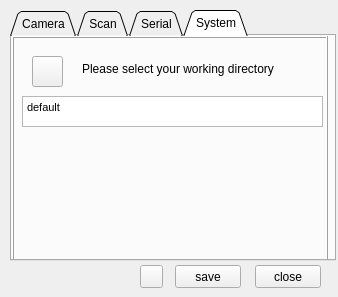
<?xml version="1.0" encoding="UTF-8"?>
<ui version="4.0">
 <class>optwndw</class>
 <widget class="QWidget" name="optwndw">
  <property name="windowModality">
   <enum>Qt::WindowModal</enum>
  </property>
  <property name="geometry">
   <rect>
    <x>0</x>
    <y>0</y>
    <width>338</width>
    <height>297</height>
   </rect>
  </property>
  <property name="windowTitle">
   <string>Options ▲Δ</string>
  </property>
  <widget class="QPushButton" name="closeButton">
   <property name="geometry">
    <rect>
     <x>255</x>
     <y>265</y>
     <width>66</width>
     <height>23</height>
    </rect>
   </property>
   <property name="text">
    <string>close</string>
   </property>
   <property name="icon">
    <iconset resource="../resources/resources.qrc">
     <normaloff>:/48x48/png/48x48/Run.png</normaloff>:/48x48/png/48x48/Run.png</iconset>
   </property>
  </widget>
  <widget class="QPushButton" name="saveButton">
   <property name="geometry">
    <rect>
     <x>175</x>
     <y>265</y>
     <width>66</width>
     <height>23</height>
    </rect>
   </property>
   <property name="text">
    <string>save</string>
   </property>
   <property name="icon">
    <iconset resource="../resources/resources.qrc">
     <normaloff>:/48x48/png/48x48/Save.png</normaloff>:/48x48/png/48x48/Save.png</iconset>
   </property>
  </widget>
  <widget class="QTabWidget" name="tabWidget">
   <property name="geometry">
    <rect>
     <x>10</x>
     <y>10</y>
     <width>326</width>
     <height>251</height>
    </rect>
   </property>
   <property name="tabPosition">
    <enum>QTabWidget::North</enum>
   </property>
   <property name="tabShape">
    <enum>QTabWidget::Triangular</enum>
   </property>
   <property name="currentIndex">
    <number>3</number>
   </property>
   <widget class="QWidget" name="tab">
    <attribute name="title">
     <string>Camera</string>
    </attribute>
    <widget class="QFrame" name="frame">
     <property name="geometry">
      <rect>
       <x>0</x>
       <y>0</y>
       <width>321</width>
       <height>181</height>
      </rect>
     </property>
     <property name="frameShape">
      <enum>QFrame::Box</enum>
     </property>
     <property name="frameShadow">
      <enum>QFrame::Raised</enum>
     </property>
     <property name="midLineWidth">
      <number>0</number>
     </property>
     <widget class="QSlider" name="cambright_sdr">
      <property name="geometry">
       <rect>
        <x>20</x>
        <y>65</y>
        <width>281</width>
        <height>19</height>
       </rect>
      </property>
      <property name="toolTip">
       <string>webcam brightness</string>
      </property>
      <property name="maximum">
       <number>255</number>
      </property>
      <property name="orientation">
       <enum>Qt::Horizontal</enum>
      </property>
      <property name="tickPosition">
       <enum>QSlider::TicksAbove</enum>
      </property>
      <property name="tickInterval">
       <number>25</number>
      </property>
     </widget>
     <widget class="QLabel" name="label_2">
      <property name="geometry">
       <rect>
        <x>20</x>
        <y>45</y>
        <width>131</width>
        <height>16</height>
       </rect>
      </property>
      <property name="text">
       <string>Webcam Brightness</string>
      </property>
     </widget>
     <widget class="QLabel" name="label">
      <property name="geometry">
       <rect>
        <x>20</x>
        <y>15</y>
        <width>126</width>
        <height>16</height>
       </rect>
      </property>
      <property name="text">
       <string>Minimum pixel brightness</string>
      </property>
     </widget>
     <widget class="QSlider" name="pixbright_sdr">
      <property name="geometry">
       <rect>
        <x>20</x>
        <y>30</y>
        <width>281</width>
        <height>19</height>
       </rect>
      </property>
      <property name="toolTip">
       <string>how bright a pixel must be at minimum to be detected</string>
      </property>
      <property name="minimum">
       <number>10</number>
      </property>
      <property name="maximum">
       <number>255</number>
      </property>
      <property name="orientation">
       <enum>Qt::Horizontal</enum>
      </property>
      <property name="tickPosition">
       <enum>QSlider::TicksAbove</enum>
      </property>
      <property name="tickInterval">
       <number>25</number>
      </property>
     </widget>
     <widget class="QLabel" name="pixbright_lbl">
      <property name="geometry">
       <rect>
        <x>165</x>
        <y>10</y>
        <width>41</width>
        <height>21</height>
       </rect>
      </property>
      <property name="text">
       <string>0</string>
      </property>
     </widget>
     <widget class="QLabel" name="cambright_lbl">
      <property name="geometry">
       <rect>
        <x>165</x>
        <y>45</y>
        <width>41</width>
        <height>21</height>
       </rect>
      </property>
      <property name="text">
       <string>0</string>
      </property>
     </widget>
     <widget class="QSlider" name="exposure_sdr">
      <property name="geometry">
       <rect>
        <x>20</x>
        <y>100</y>
        <width>281</width>
        <height>19</height>
       </rect>
      </property>
      <property name="minimum">
       <number>0</number>
      </property>
      <property name="maximum">
       <number>5</number>
      </property>
      <property name="singleStep">
       <number>1</number>
      </property>
      <property name="pageStep">
       <number>1</number>
      </property>
      <property name="sliderPosition">
       <number>0</number>
      </property>
      <property name="orientation">
       <enum>Qt::Horizontal</enum>
      </property>
      <property name="invertedAppearance">
       <bool>false</bool>
      </property>
      <property name="invertedControls">
       <bool>false</bool>
      </property>
      <property name="tickPosition">
       <enum>QSlider::TicksAbove</enum>
      </property>
      <property name="tickInterval">
       <number>1</number>
      </property>
     </widget>
     <widget class="QLabel" name="exposure_lbl">
      <property name="geometry">
       <rect>
        <x>165</x>
        <y>80</y>
        <width>41</width>
        <height>21</height>
       </rect>
      </property>
      <property name="text">
       <string>0</string>
      </property>
     </widget>
     <widget class="QLabel" name="label_7">
      <property name="geometry">
       <rect>
        <x>20</x>
        <y>80</y>
        <width>131</width>
        <height>16</height>
       </rect>
      </property>
      <property name="text">
       <string>Webcam Exposure</string>
      </property>
     </widget>
     <widget class="QLabel" name="gain_lbl">
      <property name="geometry">
       <rect>
        <x>165</x>
        <y>120</y>
        <width>41</width>
        <height>21</height>
       </rect>
      </property>
      <property name="text">
       <string>0</string>
      </property>
     </widget>
     <widget class="QSlider" name="gain_sdr">
      <property name="geometry">
       <rect>
        <x>20</x>
        <y>140</y>
        <width>281</width>
        <height>19</height>
       </rect>
      </property>
      <property name="minimum">
       <number>0</number>
      </property>
      <property name="maximum">
       <number>5000</number>
      </property>
      <property name="pageStep">
       <number>1</number>
      </property>
      <property name="sliderPosition">
       <number>0</number>
      </property>
      <property name="orientation">
       <enum>Qt::Horizontal</enum>
      </property>
      <property name="invertedAppearance">
       <bool>false</bool>
      </property>
      <property name="invertedControls">
       <bool>false</bool>
      </property>
      <property name="tickPosition">
       <enum>QSlider::TicksAbove</enum>
      </property>
      <property name="tickInterval">
       <number>25</number>
      </property>
     </widget>
     <widget class="QLabel" name="label_12">
      <property name="geometry">
       <rect>
        <x>20</x>
        <y>120</y>
        <width>131</width>
        <height>16</height>
       </rect>
      </property>
      <property name="text">
       <string>Webcam Gain</string>
      </property>
     </widget>
    </widget>
    <widget class="QComboBox" name="resoBox">
     <property name="geometry">
      <rect>
       <x>205</x>
       <y>205</y>
       <width>101</width>
       <height>22</height>
      </rect>
     </property>
     <property name="currentIndex">
      <number>-1</number>
     </property>
    </widget>
    <widget class="QLabel" name="label_4">
     <property name="geometry">
      <rect>
       <x>205</x>
       <y>185</y>
       <width>61</width>
       <height>16</height>
      </rect>
     </property>
     <property name="text">
      <string>Resolution</string>
     </property>
    </widget>
   </widget>
   <widget class="QWidget" name="tab_2">
    <attribute name="title">
     <string>Scan</string>
    </attribute>
    <widget class="QFrame" name="frame_2">
     <property name="geometry">
      <rect>
       <x>0</x>
       <y>0</y>
       <width>316</width>
       <height>231</height>
      </rect>
     </property>
     <property name="frameShape">
      <enum>QFrame::Box</enum>
     </property>
     <property name="frameShadow">
      <enum>QFrame::Raised</enum>
     </property>
     <property name="lineWidth">
      <number>1</number>
     </property>
     <property name="midLineWidth">
      <number>0</number>
     </property>
     <widget class="QLabel" name="scanrev_lbl">
      <property name="geometry">
       <rect>
        <x>25</x>
        <y>5</y>
        <width>131</width>
        <height>16</height>
       </rect>
      </property>
      <property name="text">
       <string>scans/rev</string>
      </property>
     </widget>
     <widget class="QSlider" name="scansrev_sdr">
      <property name="geometry">
       <rect>
        <x>15</x>
        <y>25</y>
        <width>286</width>
        <height>19</height>
       </rect>
      </property>
      <property name="toolTip">
       <string>how many scans per revolution should we take?</string>
      </property>
      <property name="minimum">
       <number>100</number>
      </property>
      <property name="maximum">
       <number>400</number>
      </property>
      <property name="singleStep">
       <number>100</number>
      </property>
      <property name="pageStep">
       <number>100</number>
      </property>
      <property name="sliderPosition">
       <number>100</number>
      </property>
      <property name="tracking">
       <bool>true</bool>
      </property>
      <property name="orientation">
       <enum>Qt::Horizontal</enum>
      </property>
      <property name="invertedAppearance">
       <bool>false</bool>
      </property>
      <property name="invertedControls">
       <bool>false</bool>
      </property>
      <property name="tickPosition">
       <enum>QSlider::TicksAbove</enum>
      </property>
      <property name="tickInterval">
       <number>100</number>
      </property>
     </widget>
     <widget class="QLabel" name="steps_lbl">
      <property name="geometry">
       <rect>
        <x>85</x>
        <y>5</y>
        <width>41</width>
        <height>21</height>
       </rect>
      </property>
      <property name="text">
       <string>0</string>
      </property>
     </widget>
     <widget class="QSlider" name="stepdelay_sdr">
      <property name="geometry">
       <rect>
        <x>15</x>
        <y>65</y>
        <width>286</width>
        <height>19</height>
       </rect>
      </property>
      <property name="toolTip">
       <string>this is the delay between each step; make it as low as possible to increase scan speed, 
but only as high as there are no scan errors because the cam needs time to settle</string>
      </property>
      <property name="minimum">
       <number>100</number>
      </property>
      <property name="maximum">
       <number>1200</number>
      </property>
      <property name="singleStep">
       <number>10</number>
      </property>
      <property name="pageStep">
       <number>50</number>
      </property>
      <property name="value">
       <number>200</number>
      </property>
      <property name="sliderPosition">
       <number>200</number>
      </property>
      <property name="tracking">
       <bool>true</bool>
      </property>
      <property name="orientation">
       <enum>Qt::Horizontal</enum>
      </property>
      <property name="invertedAppearance">
       <bool>false</bool>
      </property>
      <property name="invertedControls">
       <bool>false</bool>
      </property>
      <property name="tickPosition">
       <enum>QSlider::TicksAbove</enum>
      </property>
      <property name="tickInterval">
       <number>100</number>
      </property>
     </widget>
     <widget class="QLabel" name="stepdelay_lbl">
      <property name="geometry">
       <rect>
        <x>25</x>
        <y>45</y>
        <width>131</width>
        <height>16</height>
       </rect>
      </property>
      <property name="text">
       <string>stepdelay                    ms</string>
      </property>
     </widget>
     <widget class="QLabel" name="delay_lbl">
      <property name="geometry">
       <rect>
        <x>85</x>
        <y>45</y>
        <width>41</width>
        <height>21</height>
       </rect>
      </property>
      <property name="text">
       <string>0</string>
      </property>
     </widget>
     <widget class="QFrame" name="frame_3">
      <property name="geometry">
       <rect>
        <x>130</x>
        <y>150</y>
        <width>181</width>
        <height>76</height>
       </rect>
      </property>
      <property name="autoFillBackground">
       <bool>false</bool>
      </property>
      <property name="frameShape">
       <enum>QFrame::Box</enum>
      </property>
      <property name="frameShadow">
       <enum>QFrame::Raised</enum>
      </property>
      <property name="midLineWidth">
       <number>0</number>
      </property>
      <widget class="QSpinBox" name="dspinBox">
       <property name="geometry">
        <rect>
         <x>66</x>
         <y>50</y>
         <width>51</width>
         <height>22</height>
        </rect>
       </property>
       <property name="toolTip">
        <string>lower border of scan area</string>
       </property>
       <property name="maximum">
        <number>100</number>
       </property>
       <property name="singleStep">
        <number>2</number>
       </property>
       <property name="value">
        <number>0</number>
       </property>
      </widget>
      <widget class="QSpinBox" name="rspinBox">
       <property name="geometry">
        <rect>
         <x>125</x>
         <y>25</y>
         <width>51</width>
         <height>22</height>
        </rect>
       </property>
       <property name="toolTip">
        <string>right border of scan area</string>
       </property>
       <property name="maximum">
        <number>100</number>
       </property>
       <property name="singleStep">
        <number>2</number>
       </property>
       <property name="value">
        <number>0</number>
       </property>
      </widget>
      <widget class="QSpinBox" name="lspinBox">
       <property name="geometry">
        <rect>
         <x>5</x>
         <y>25</y>
         <width>51</width>
         <height>22</height>
        </rect>
       </property>
       <property name="toolTip">
        <string>left border of scan area</string>
       </property>
       <property name="maximum">
        <number>100</number>
       </property>
       <property name="singleStep">
        <number>2</number>
       </property>
       <property name="value">
        <number>0</number>
       </property>
      </widget>
      <widget class="QSpinBox" name="uspinBox">
       <property name="geometry">
        <rect>
         <x>66</x>
         <y>5</y>
         <width>51</width>
         <height>22</height>
        </rect>
       </property>
       <property name="toolTip">
        <string>upper border of scan area</string>
       </property>
       <property name="frame">
        <bool>true</bool>
       </property>
       <property name="maximum">
        <number>100</number>
       </property>
       <property name="singleStep">
        <number>2</number>
       </property>
       <property name="value">
        <number>0</number>
       </property>
      </widget>
      <widget class="QLabel" name="label_5">
       <property name="geometry">
        <rect>
         <x>55</x>
         <y>25</y>
         <width>61</width>
         <height>20</height>
        </rect>
       </property>
       <property name="text">
        <string>Borders</string>
       </property>
       <property name="alignment">
        <set>Qt::AlignCenter</set>
       </property>
      </widget>
      <zorder>label_5</zorder>
      <zorder>dspinBox</zorder>
      <zorder>rspinBox</zorder>
      <zorder>lspinBox</zorder>
      <zorder>uspinBox</zorder>
     </widget>
     <widget class="QFrame" name="frame_6">
      <property name="geometry">
       <rect>
        <x>5</x>
        <y>90</y>
        <width>306</width>
        <height>61</height>
       </rect>
      </property>
      <property name="frameShape">
       <enum>QFrame::Box</enum>
      </property>
      <property name="frameShadow">
       <enum>QFrame::Raised</enum>
      </property>
      <widget class="QLabel" name="label_11">
       <property name="geometry">
        <rect>
         <x>205</x>
         <y>5</y>
         <width>101</width>
         <height>16</height>
        </rect>
       </property>
       <property name="text">
        <string>[°]Cam&gt;turntable</string>
       </property>
      </widget>
      <widget class="QDoubleSpinBox" name="r_angleBox">
       <property name="geometry">
        <rect>
         <x>115</x>
         <y>30</y>
         <width>62</width>
         <height>22</height>
        </rect>
       </property>
       <property name="toolTip">
        <string>this is the angle between the webcam and the right laser. (positive value)</string>
       </property>
       <property name="decimals">
        <number>2</number>
       </property>
       <property name="maximum">
        <double>90.000000000000000</double>
       </property>
       <property name="singleStep">
        <double>0.500000000000000</double>
       </property>
      </widget>
      <widget class="QDoubleSpinBox" name="cam_angleBox">
       <property name="geometry">
        <rect>
         <x>215</x>
         <y>30</y>
         <width>62</width>
         <height>22</height>
        </rect>
       </property>
       <property name="toolTip">
        <string>this is the angle between the webcam and the turntable. (positive value)</string>
       </property>
       <property name="maximum">
        <double>90.000000000000000</double>
       </property>
       <property name="singleStep">
        <double>0.500000000000000</double>
       </property>
      </widget>
      <widget class="QLabel" name="label_6">
       <property name="geometry">
        <rect>
         <x>105</x>
         <y>5</y>
         <width>96</width>
         <height>16</height>
        </rect>
       </property>
       <property name="text">
        <string>[°]Cam&gt;right laser</string>
       </property>
      </widget>
      <widget class="QLabel" name="label_10">
       <property name="geometry">
        <rect>
         <x>10</x>
         <y>5</y>
         <width>96</width>
         <height>16</height>
        </rect>
       </property>
       <property name="text">
        <string>[°]Cam&gt;left laser</string>
       </property>
      </widget>
      <widget class="QDoubleSpinBox" name="l_angleBox">
       <property name="geometry">
        <rect>
         <x>20</x>
         <y>30</y>
         <width>62</width>
         <height>22</height>
        </rect>
       </property>
       <property name="toolTip">
        <string>this is the angle between the webcam and the left laser. (positive value)</string>
       </property>
       <property name="decimals">
        <number>2</number>
       </property>
       <property name="maximum">
        <double>90.000000000000000</double>
       </property>
       <property name="singleStep">
        <double>0.500000000000000</double>
       </property>
      </widget>
     </widget>
    </widget>
   </widget>
   <widget class="QWidget" name="tab_3">
    <attribute name="title">
     <string>Serial</string>
    </attribute>
    <widget class="QFrame" name="frame_4">
     <property name="geometry">
      <rect>
       <x>0</x>
       <y>0</y>
       <width>316</width>
       <height>231</height>
      </rect>
     </property>
     <property name="frameShape">
      <enum>QFrame::Box</enum>
     </property>
     <property name="frameShadow">
      <enum>QFrame::Raised</enum>
     </property>
     <widget class="QFrame" name="frame_7">
      <property name="geometry">
       <rect>
        <x>155</x>
        <y>20</y>
        <width>156</width>
        <height>61</height>
       </rect>
      </property>
      <property name="frameShape">
       <enum>QFrame::Box</enum>
      </property>
      <property name="frameShadow">
       <enum>QFrame::Raised</enum>
      </property>
      <widget class="QPushButton" name="connectBtn">
       <property name="geometry">
        <rect>
         <x>80</x>
         <y>35</y>
         <width>71</width>
         <height>23</height>
        </rect>
       </property>
       <property name="toolTip">
        <string>connect</string>
       </property>
       <property name="text">
        <string>Connect</string>
       </property>
       <property name="icon">
        <iconset>
         <normaloff>:/myres/png/48x48/OK.png</normaloff>:/myres/png/48x48/OK.png</iconset>
       </property>
      </widget>
      <widget class="QCheckBox" name="connectBox">
       <property name="geometry">
        <rect>
         <x>15</x>
         <y>5</y>
         <width>91</width>
         <height>17</height>
        </rect>
       </property>
       <property name="toolTip">
        <string>connect the comport at startup?</string>
       </property>
       <property name="text">
        <string>Auto Connect</string>
       </property>
      </widget>
     </widget>
     <widget class="QFrame" name="frame_8">
      <property name="geometry">
       <rect>
        <x>5</x>
        <y>20</y>
        <width>146</width>
        <height>61</height>
       </rect>
      </property>
      <property name="frameShape">
       <enum>QFrame::Box</enum>
      </property>
      <property name="frameShadow">
       <enum>QFrame::Raised</enum>
      </property>
      <widget class="QLabel" name="label_9">
       <property name="geometry">
        <rect>
         <x>0</x>
         <y>35</y>
         <width>61</width>
         <height>16</height>
        </rect>
       </property>
       <property name="frameShape">
        <enum>QFrame::NoFrame</enum>
       </property>
       <property name="text">
        <string>Baud</string>
       </property>
       <property name="textFormat">
        <enum>Qt::AutoText</enum>
       </property>
       <property name="alignment">
        <set>Qt::AlignCenter</set>
       </property>
       <property name="textInteractionFlags">
        <set>Qt::NoTextInteraction</set>
       </property>
      </widget>
      <widget class="QComboBox" name="comBox">
       <property name="geometry">
        <rect>
         <x>65</x>
         <y>5</y>
         <width>71</width>
         <height>21</height>
        </rect>
       </property>
       <property name="toolTip">
        <string>comports are scanned when you open the program; 
if you changed the ports etc. you need a restart of the program to refresh the list.</string>
       </property>
      </widget>
      <widget class="QComboBox" name="baudBox">
       <property name="geometry">
        <rect>
         <x>65</x>
         <y>35</y>
         <width>71</width>
         <height>21</height>
        </rect>
       </property>
      </widget>
      <widget class="QLabel" name="label_8">
       <property name="geometry">
        <rect>
         <x>0</x>
         <y>5</y>
         <width>61</width>
         <height>16</height>
        </rect>
       </property>
       <property name="frameShape">
        <enum>QFrame::NoFrame</enum>
       </property>
       <property name="text">
        <string>Com Port</string>
       </property>
       <property name="textFormat">
        <enum>Qt::AutoText</enum>
       </property>
       <property name="alignment">
        <set>Qt::AlignCenter</set>
       </property>
       <property name="textInteractionFlags">
        <set>Qt::NoTextInteraction</set>
       </property>
      </widget>
     </widget>
    </widget>
   </widget>
   <widget class="QWidget" name="tab_4">
    <attribute name="title">
     <string>System</string>
    </attribute>
    <widget class="QFrame" name="frame_5">
     <property name="geometry">
      <rect>
       <x>0</x>
       <y>0</y>
       <width>316</width>
       <height>231</height>
      </rect>
     </property>
     <property name="frameShape">
      <enum>QFrame::Box</enum>
     </property>
     <property name="frameShadow">
      <enum>QFrame::Raised</enum>
     </property>
     <widget class="QPushButton" name="selectfileButton">
      <property name="geometry">
       <rect>
        <x>20</x>
        <y>20</y>
        <width>31</width>
        <height>31</height>
       </rect>
      </property>
      <property name="text">
       <string/>
      </property>
      <property name="icon">
       <iconset resource="../resources/resources.qrc">
        <normaloff>:/48x48/png/48x48/View.png</normaloff>:/48x48/png/48x48/View.png</iconset>
      </property>
      <property name="iconSize">
       <size>
        <width>24</width>
        <height>24</height>
       </size>
      </property>
     </widget>
     <widget class="QTextEdit" name="folderlabel">
      <property name="geometry">
       <rect>
        <x>10</x>
        <y>60</y>
        <width>301</width>
        <height>31</height>
       </rect>
      </property>
      <property name="font">
       <font>
        <pointsize>7</pointsize>
       </font>
      </property>
      <property name="html">
       <string>&lt;!DOCTYPE HTML PUBLIC &quot;-//W3C//DTD HTML 4.0//EN&quot; &quot;http://www.w3.org/TR/REC-html40/strict.dtd&quot;&gt;
&lt;html&gt;&lt;head&gt;&lt;meta name=&quot;qrichtext&quot; content=&quot;1&quot; /&gt;&lt;style type=&quot;text/css&quot;&gt;
p, li { white-space: pre-wrap; }
&lt;/style&gt;&lt;/head&gt;&lt;body style=&quot; font-family:'MS Shell Dlg 2'; font-size:7pt; font-weight:400; font-style:normal;&quot;&gt;
&lt;p style=&quot; margin-top:0px; margin-bottom:0px; margin-left:0px; margin-right:0px; -qt-block-indent:0; text-indent:0px;&quot;&gt;&lt;span style=&quot; font-size:8pt;&quot;&gt;default&lt;/span&gt;&lt;/p&gt;&lt;/body&gt;&lt;/html&gt;</string>
      </property>
     </widget>
     <widget class="QLabel" name="label_3">
      <property name="geometry">
       <rect>
        <x>70</x>
        <y>25</y>
        <width>211</width>
        <height>16</height>
       </rect>
      </property>
      <property name="text">
       <string>Please select your working directory</string>
      </property>
     </widget>
    </widget>
   </widget>
  </widget>
  <widget class="QPushButton" name="aboutButton">
   <property name="geometry">
    <rect>
     <x>140</x>
     <y>265</y>
     <width>23</width>
     <height>23</height>
    </rect>
   </property>
   <property name="toolTip">
    <string>about</string>
   </property>
   <property name="text">
    <string/>
   </property>
   <property name="icon">
    <iconset resource="../resources/resources.qrc">
     <normaloff>:/48x48/png/48x48/Info.png</normaloff>:/48x48/png/48x48/Info.png</iconset>
   </property>
   <property name="iconSize">
    <size>
     <width>16</width>
     <height>16</height>
    </size>
   </property>
  </widget>
 </widget>
 <resources>
  <include location="../resources/resources.qrc"/>
 </resources>
 <connections/>
</ui>
